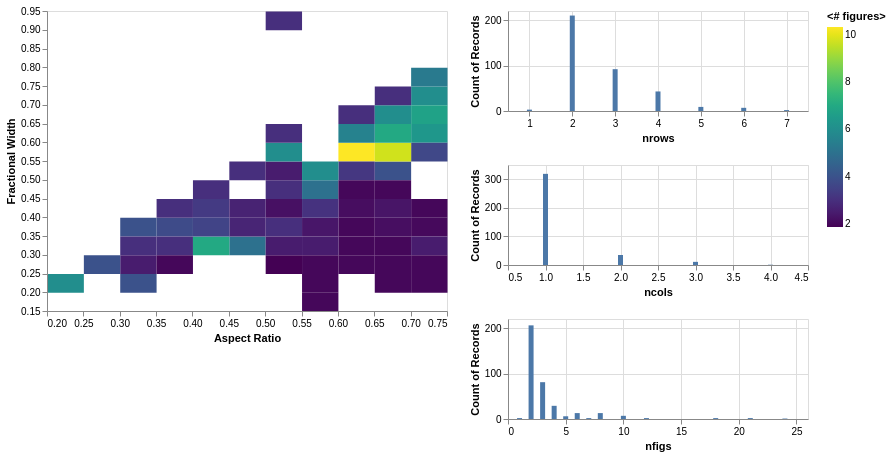

This figure's notebook cell:
### Markdown cell above
If aspect ratio << 1.0 this means w < h and is likely a series of stacked figures vertical on top of each other:

### Code cell
aspect_cut = 0.75

df_af_cut = df_af[df_af['aspects']<= aspect_cut]

chart_vertical = plot_nrows_ncols_aspect_hists(df_af_cut, maxbins_aspect=20, maxbins_fw=20)
chart_vertical

### Figure 1 — Vega-Lite specification as saved in the notebook (floating-point values rounded to 4 significant figures; data arrays with more than 128 entries replaced by an {"elided": "..."} marker saying what was removed)
{"config": {"view": {"continuousWidth": 300, "continuousHeight": 300}}, "hconcat": [{"mark": {"type": "rect"}, "encoding": {"color": {"aggregate": "mean", "field": "nfigs", "scale": {"scheme": "viridis"}, "title": "<# figures>", "type": "quantitative"}, "x": {"bin": {"maxbins": 20}, "field": "aspects", "title": "Aspect Ratio", "type": "quantitative"}, "y": {"bin": {"maxbins": 20}, "field": "fw", "title": "Fractional Width", "type": "quantitative"}}, "height": 300, "name": "view_2", "width": 400}, {"vconcat": [{"mark": {"type": "bar"}, "encoding": {"x": {"field": "nrows", "type": "quantitative"}, "y": {"aggregate": "count", "type": "quantitative"}}, "height": 100, "transform": [{"filter": {"param": "brush"}}]}, {"mark": {"type": "bar"}, "encoding": {"x": {"field": "ncols", "type": "quantitative"}, "y": {"aggregate": "count", "type": "quantitative"}}, "height": 100, "transform": [{"filter": {"param": "brush"}}]}, {"mark": {"type": "bar"}, "encoding": {"tooltip": [{"field": "nfigs", "type": "quantitative"}], "x": {"field": "nfigs", "type": "quantitative"}, "y": {"aggregate": "count", "type": "quantitative"}}, "height": 100, "transform": [{"filter": {"param": "brush"}}]}]}], "data": {"name": "data-904bab360192facc04b35b218c83adc7"}, "params": [{"name": "brush", "select": {"type": "interval"}, "views": ["view_2"]}], "$schema": "https://vega.github.io/schema/vega-lite/v5.17.0.json", "datasets": {"data-904bab360192facc04b35b218c83adc7": {"elided": "366 records"}}}
